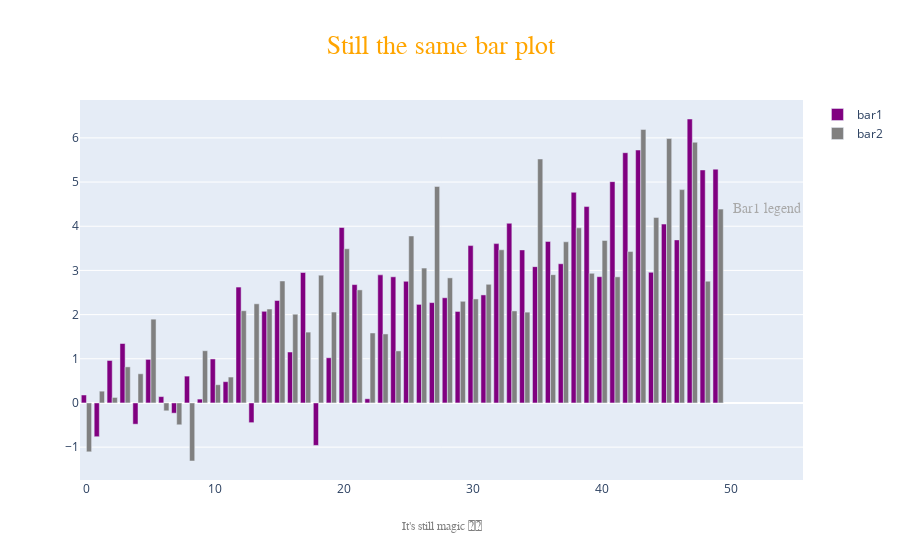

Notebook cell for this chart:
### Markdown cell above
Checkout https://plotly.com/python/text-and-annotations/ to find everything you'll need as far as anotating Figures is concerned!

### Code cell
fig = go.Figure()
fig.add_trace(go.Bar(x=df["x"], y=df["y1"], name="bar1", marker_color='purple'))
fig.add_trace(go.Bar(x=df["x"], y=df["y2"], name="bar2", marker_color='grey'))

text = {
    'title': "Still the same bar plot",
    'source': "It's still magic 🌈🦄"
}

annotations = [] # empty annotations list

# add a title
annotations.append(dict(xref='paper', yref='paper',
                        x=0.5, y=1.1,
                        xanchor='center', yanchor='bottom',
                        text=text["title"],
                        font=dict(family="Courier New",
                                  size=26,
                                  color="orange"),
                        showarrow=False))


# add text at the bottom of the figure
annotations.append(dict(xref='paper', yref='paper',
                        x=0.5, y=-0.1,
                        xanchor='center', yanchor='top',
                        text=text["source"],
                        font=dict(family="Courier New",
                                  size=12,
                                  color="grey"),
                        showarrow=False))

# add bar1 legend directly into the plot
annotations.append(dict(xref='x', yref='y1',
                        x=list(df['x'])[-1]+1,
                        y=list(df['y2'])[-1],
                        xanchor='left', yanchor='middle',
                        text='Bar1 legend',
                        font=dict(family='Courier New',
                                  size=14,
                                  color="darkgrey"),
                        showarrow=False))


fig.update_layout(annotations=annotations)
fig.show()

### Figure 1 — Plotly figure (JSON) as saved in the notebook; plotly's stock layout.template omitted (floating-point values rounded to 4 significant figures)
{"data": [{"marker": {"color": "purple"}, "name": "bar1", "type": "bar", "x": [0, 1, 2, 3, 4, 5, 6, 7, 8, 9, 10, 11, 12, 13, 14, 15, 16, 17, 18, 19, 20, 21, 22, 23, 24, 25, 26, 27, 28, 29, 30, 31, 32, 33, 34, 35, 36, 37, 38, 39, 40, 41, 42, 43, 44, 45, 46, 47, 48, 49], "y": [0.1803, -0.7647, 0.9614, 1.346, -0.4807, 0.986, 0.1439, -0.2312, 0.6078, 0.08756, 0.9957, 0.4817, 2.623, -0.4462, 2.075, 2.319, 1.153, 2.953, -0.9613, 1.023, 3.972, 2.679, 0.09462, 2.899, 2.856, 2.754, 2.231, 2.272, 2.381, 2.071, 3.562, 2.446, 3.607, 4.067, 3.465, 3.086, 3.657, 3.151, 4.768, 4.445, 2.858, 5.01, 5.665, 5.725, 2.958, 4.049, 3.691, 6.428, 5.274, 5.293]}, {"marker": {"color": "grey"}, "name": "bar2", "type": "bar", "x": [0, 1, 2, 3, 4, 5, 6, 7, 8, 9, 10, 11, 12, 13, 14, 15, 16, 17, 18, 19, 20, 21, 22, 23, 24, 25, 26, 27, 28, 29, 30, 31, 32, 33, 34, 35, 36, 37, 38, 39, 40, 41, 42, 43, 44, 45, 46, 47, 48, 49], "y": [-1.106, 0.267, 0.1247, 0.817, 0.6605, 1.897, -0.1782, -0.4942, -1.314, 1.183, 0.413, 0.5862, 2.088, 2.244, 2.126, 2.761, 2.008, 1.604, 2.892, 2.058, 3.49, 2.559, 1.584, 1.562, 1.178, 3.78, 3.052, 4.901, 2.832, 2.301, 2.354, 2.686, 3.467, 2.083, 2.056, 5.523, 2.904, 3.648, 3.964, 2.934, 3.679, 2.854, 3.427, 6.191, 4.201, 5.985, 4.829, 5.902, 2.755, 4.388]}], "layout": {"annotations": [{"font": {"color": "orange", "family": "Courier New", "size": 26}, "showarrow": false, "text": "Still the same bar plot", "x": 0.5, "xanchor": "center", "xref": "paper", "y": 1.1, "yanchor": "bottom", "yref": "paper"}, {"font": {"color": "grey", "family": "Courier New", "size": 12}, "showarrow": false, "text": "It's still magic 🌈🦄", "x": 0.5, "xanchor": "center", "xref": "paper", "y": -0.1, "yanchor": "top", "yref": "paper"}, {"font": {"color": "darkgrey", "family": "Courier New", "size": 14}, "showarrow": false, "text": "Bar1 legend", "x": 50, "xanchor": "left", "xref": "x", "y": 4.388, "yanchor": "middle", "yref": "y"}]}}
